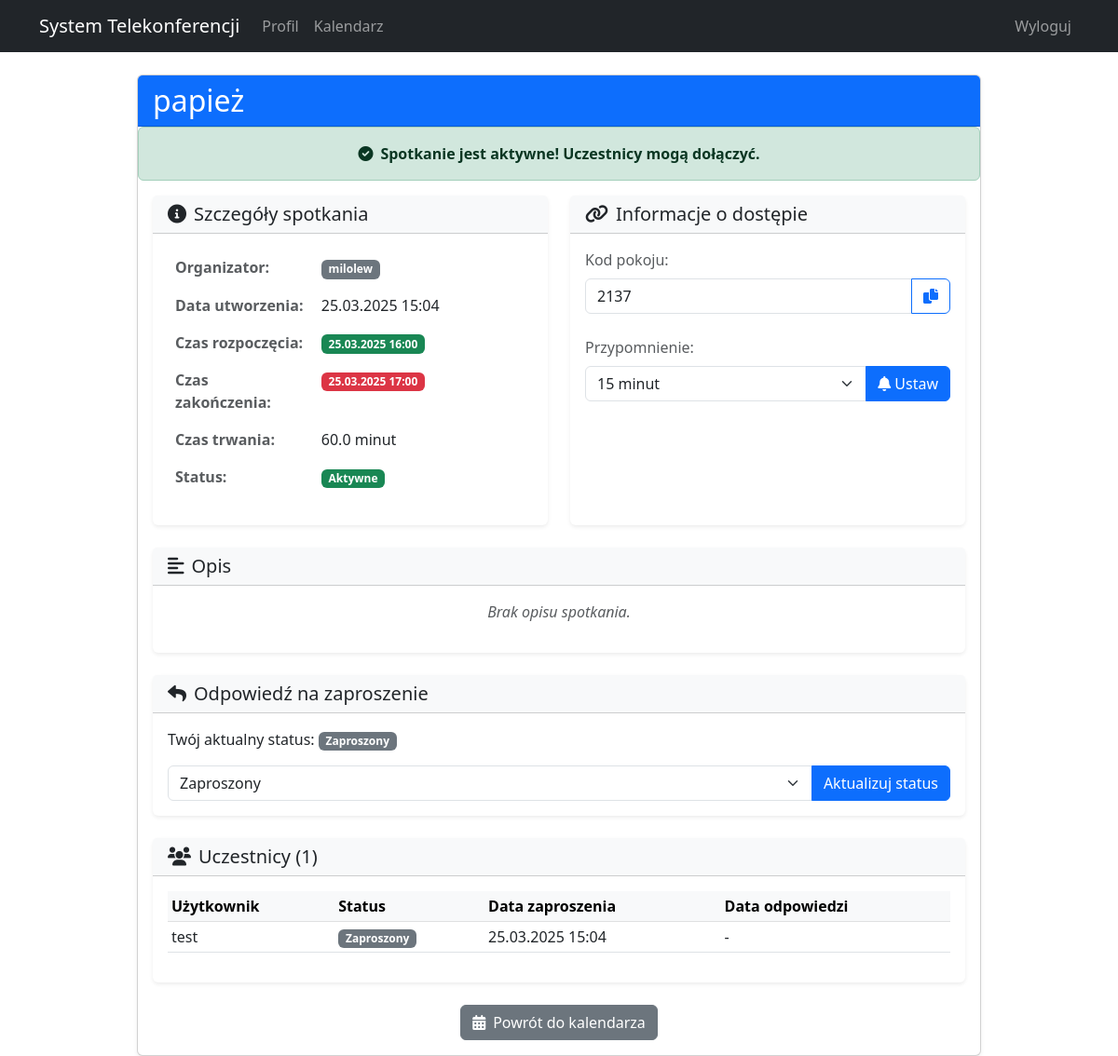
The page /meetings/7/ (signed in) on the database its author committed.
### meetings/models.py (models this page shows, shortened)
class Meeting(models.Model):
    title = models.CharField(max_length=200, verbose_name="Tytuł")
    description = models.TextField(blank=True, null=True, verbose_name="Opis")
    start_time = models.DateTimeField(verbose_name="Czas rozpoczęcia")
    end_time = models.DateTimeField(verbose_name="Czas zakończenia")
    created_at = models.DateTimeField(auto_now_add=True, verbose_name="Data utworzenia")
    updated_at = models.DateTimeField(auto_now=True, verbose_name="Data aktualizacji")
    creator = models.ForeignKey(User, on_delete=models.CASCADE, related_name="created_meetings", verbose_name="Organizator")
    participants = models.ManyToManyField(User, through='MeetingParticipant', related_name="meetings", verbose_name="Uczestnicy")
    meeting_link = models.URLField(blank=True, null=True, verbose_name="Link do spotkania")
    room_code = models.CharField(max_length=20, blank=True, null=True, verbose_name="Kod pokoju")
    is_active = models.BooleanField(default=False, verbose_name="Aktywne")
    class Meta:
        ordering = ['start_time']
        verbose_name = "Spotkanie"
        verbose_name_plural = "Spotkania"
    @property
    def duration_minutes(self):
        delta = self.end_time - self.start_time
        return delta.total_seconds() // 60

class MeetingParticipant(models.Model):
    STATUS_CHOICES = (
        ('invited', 'Zaproszony'),
        ('accepted', 'Zaakceptował'),
        ('declined', 'Odrzucił'),
        ('tentative', 'Niepewny'),
    )
    meeting = models.ForeignKey(Meeting, on_delete=models.CASCADE, related_name="meeting_participants")
    user = models.ForeignKey(User, on_delete=models.CASCADE, related_name="meeting_invitations")
    status = models.CharField(max_length=10, choices=STATUS_CHOICES, default='invited', verbose_name="Status")
    invited_at = models.DateTimeField(auto_now_add=True, verbose_name="Data zaproszenia")
    response_at = models.DateTimeField(blank=True, null=True, verbose_name="Data odpowiedzi")
    class Meta:
        unique_together = ('meeting', 'user')
        verbose_name = "Uczestnik spotkania"
        verbose_name_plural = "Uczestnicy spotkania"

### meetings/views.py (the view)
# urls.py: path('<int:pk>/', views.meeting_detail, name='meeting_detail'),
@login_required
def meeting_detail(request, pk):
    meeting = get_object_or_404(Meeting, pk=pk)
    if meeting.creator != request.user and not meeting.participants.filter(id=request.user.id).exists():
        messages.error(request, 'Nie masz dostępu do tego spotkania.')
        return redirect('meetings_home')
    participant = None
    participant_status = None
    if request.user != meeting.creator:
        participant = MeetingParticipant.objects.filter(meeting=meeting, user=request.user).first()
        if participant:
            participant_status = participant.status
    reminder = Reminder.objects.filter(meeting=meeting, user=request.user).first()
    context = {
        'meeting': meeting,
        'is_creator': meeting.creator == request.user,
        'participant_status': participant_status,
        'reminder': reminder,
        'participant_form': ParticipantResponseForm(instance=participant) if participant else None,
        'reminder_form': ReminderForm(instance=reminder) if reminder else ReminderForm(),
    }
    return render(request, 'meetings/meeting_detail.html', context)

### meetings/templates/meetings/meeting_detail.html (shortened to what this page needs)
{% extends 'base.html' %}
{% block content %}
<div class="container mt-4">
    <div class="row justify-content-center">
        <div class="col-md-10">
            <div class="card shadow-sm">
                <div class="card-header bg-primary text-white d-flex justify-content-between align-items-center">
                    <h2 class="mb-0">{{ meeting.title }}</h2>
                </div>
                {% if meeting.is_active %}
                <div class="alert alert-success m-0 text-center fw-bold">
                    <i class="fas fa-check-circle me-2"></i>Spotkanie jest aktywne! Uczestnicy mogą dołączyć.
                </div>
                {% endif %}
                <div class="card-body">
                    <div class="row mb-4">
                        <div class="col-md-6">
                            <div class="card h-100 border-0 shadow-sm">
                                <div class="card-header bg-light">
                                    <h5 class="mb-0"><i class="fas fa-info-circle me-2"></i>Szczegóły spotkania</h5>
                                </div>
                                <div class="card-body">
                                    <table class="table table-borderless">
                                        <tr>
                                            <th style="width: 40%;" class="text-muted">Organizator:</th>
                                            <td><span class="badge bg-secondary">{{ meeting.creator.username }}</span></td>
                                        </tr>
                                        <tr>
                                            <th class="text-muted">Data utworzenia:</th>
                                            <td>{{ meeting.created_at|date:"d.m.Y H:i" }}</td>
                                        </tr>
                                        <tr>
                                            <th class="text-muted">Czas rozpoczęcia:</th>
                                            <td><span class="badge bg-success">{{ meeting.start_time|date:"d.m.Y H:i" }}</span></td>
                                        </tr>
                                        <tr>
                                            <th class="text-muted">Czas zakończenia:</th>
                                            <td><span class="badge bg-danger">{{ meeting.end_time|date:"d.m.Y H:i" }}</span></td>
                                        </tr>
                                        <tr>
                                            <th class="text-muted">Czas trwania:</th>
                                            <td>{{ meeting.duration_minutes }} minut</td>
                                        </tr>
                                        <tr>
                                            <th class="text-muted">Status:</th>
                                            <td>
                                                {% if meeting.is_active %}
                                                <span class="badge bg-success">Aktywne</span>
                                                {% else %}
                                                <span class="badge bg-warning text-dark">Nieaktywne</span>
                                                {% endif %}
                                            </td>
                                        </tr>
                                    </table>
                                </div>
                            </div>
                        </div>
                        <div class="col-md-6">
                            <div class="card h-100 border-0 shadow-sm">
                                <div class="card-header bg-light">
                                    <h5 class="mb-0"><i class="fas fa-link me-2"></i>Informacje o dostępie</h5>
                                </div>
                                <div class="card-body">
                                    {% if meeting.meeting_link or meeting.room_code %}
                                        {% if meeting.is_active or is_creator %}
                                            {% if meeting.room_code %}
                                            <div class="mb-3">
                                                <label class="form-label text-muted">Kod pokoju:</label>
                                                <div class="input-group">
                                                    <input type="text" id="room-code" class="form-control" value="{{ meeting.room_code }}" readonly>
                                                    <button type="button" class="btn btn-outline-primary" onclick="copyRoomCode()">
                                                        <i class="fas fa-copy"></i>
                                                    </button>
                                                </div>
                                            </div>
                                            {% endif %}
                                        {% else %}
                                            <div class="alert alert-warning">
                                                <i class="fas fa-lock me-2"></i>Informacje o dostępie będą widoczne po aktywacji spotkania przez organizatora.
                                            </div>
                                        {% endif %}
                                    {% endif %}
                                    <div class="mt-4">
                                        <label class="form-label text-muted">Przypomnienie:</label>
                                        {% if reminder %}
                                        <div class="d-flex align-items-center">
                                            <div class="me-auto">
                                                Ustawione na {{ reminder.get_minutes_before_display }} przed spotkaniem
                                            </div>
                                            <form method="post" action="{% url 'delete_reminder' pk=meeting.pk %}">
                                                {% csrf_token %}
                                                <button type="submit" class="btn btn-sm btn-outline-danger">
                                                    <i class="fas fa-trash me-1"></i>Usuń
                                                </button>
                                            </form>
                                        </div>
                                        {% else %}
                                        <form method="post" action="{% url 'set_reminder' pk=meeting.pk %}" class="d-flex">
                                            <div class="input-group">
                                                {{ reminder_form.minutes_before }}
                                                <button type="submit" class="btn btn-primary">
                                                    <i class="fas fa-bell me-1"></i>Ustaw
                                                </button>
                                            </div>
                                        </form>
                                        {% endif %}
                                    </div>
                                </div>
                            </div>
                        </div>
                    </div>
                    <div class="row mb-4">
                        <div class="col-12">
                            <div class="card border-0 shadow-sm">
                                <div class="card-header bg-light">
                                    <h5 class="mb-0"><i class="fas fa-align-left me-2"></i>Opis</h5>
                                </div>
                                <div class="card-body">
                                    {% if meeting.description %}
                                    <p>{{ meeting.description|linebreaks }}</p>
                                    {% else %}
                                    <p class="text-muted text-center fst-italic">Brak opisu spotkania.</p>
                                    {% endif %}
                                </div>
                            </div>
                        </div>
                    </div>
                    {% if participant_status and not is_creator %}
                    <div class="row mb-4">
                        <div class="col-12">
                            <div class="card border-0 shadow-sm">
                                <div class="card-header bg-light">
                                    <h5 class="mb-0"><i class="fas fa-reply me-2"></i>Odpowiedź na zaproszenie</h5>
                                </div>
                                <div class="card-body">
                                    <p>Twój aktualny status:
                                        <span class="badge
                                            {% if participant_form.instance.status == 'accepted' %}bg-success
                                            {% elif participant_form.instance.status == 'declined' %}bg-danger
                                            {% elif participant_form.instance.status == 'tentative' %}bg-warning
                                            {% else %}bg-secondary{% endif %}">
                                            {{ participant_form.instance.get_status_display }}
                                        </span>
                                    </p>
                                    <form method="post" action="{% url 'participant_response' pk=meeting.pk %}">
                                        <div class="input-group">
                                            {{ participant_form.status }}
                                            <button type="submit" class="btn btn-primary">Aktualizuj status</button>
                                        </div>
                                    </form>
                                </div>
                            </div>
                        </div>
                    </div>
                    {% endif %}
                    <div class="row">
                        <div class="col-12">
                            <div class="card border-0 shadow-sm">
                                <div class="card-header bg-light">
                                    <h5 class="mb-0"><i class="fas fa-users me-2"></i>Uczestnicy ({{ meeting.participants.count }})</h5>
                                </div>
                                <div class="card-body">
                                    {% if meeting.meeting_participants.all %}
                                    <div class="table-responsive">
                                        <table class="table table-sm">
                                            <thead class="table-light">
                                                <tr>
                                                    <th>Użytkownik</th>
                                                    <th>Status</th>
                                                    <th>Data zaproszenia</th>
                                                    <th>Data odpowiedzi</th>
                                                </tr>
                                            </thead>
                                            <tbody>
                                                {% for participant in meeting.meeting_participants.all %}
                                                <tr>
                                                    <td>{{ participant.user.username }}</td>
                                                    <td>
                                                        <span class="badge {% if participant.status == 'accepted' %}bg-success{% elif participant.status == 'declined' %}bg-danger{% elif participant.status == 'tentative' %}bg-warning{% else %}bg-secondary{% endif %}">
                                                            {{ participant.get_status_display }}
                                                        </span>
                                                    </td>
                                                    <td>{{ participant.invited_at|date:"d.m.Y H:i" }}</td>
                                                    <td>{% if participant.response_at %}{{ participant.response_at|date:"d.m.Y H:i" }}{% else %}-{% endif %}</td>
                                                </tr>
                                                {% endfor %}
                                            </tbody>
                                        </table>
                                    </div>
                                    {% else %}
                                    <p class="text-muted text-center fst-italic">Brak uczestników.</p>
                                    {% endif %}
                                </div>
                            </div>
                        </div>
                    </div>
                    <div class="mt-4 text-center">
                        <a href="{% url 'calendar_month' year=meeting.start_time.year month=meeting.start_time.month %}" class="btn btn-secondary">
                            <i class="fas fa-calendar-alt me-2"></i>Powrót do kalendarza
                        </a>
                    </div>
                </div>
            </div>
        </div>
    </div>
</div>
{% endblock %}

### rows shown on the page
Meeting: title "papież", creator.username "milolew", created_at "25.03.2025 15:04", start_time "25.03.2025 16:00", end_time "25.03.2025 17:00", duration_minutes "60.0", room_code "2137", participants.count "1"
MeetingParticipant: instance.status "Zaproszony", status "Zaproszony", user.username "test", invited_at "25.03.2025 15:04"
